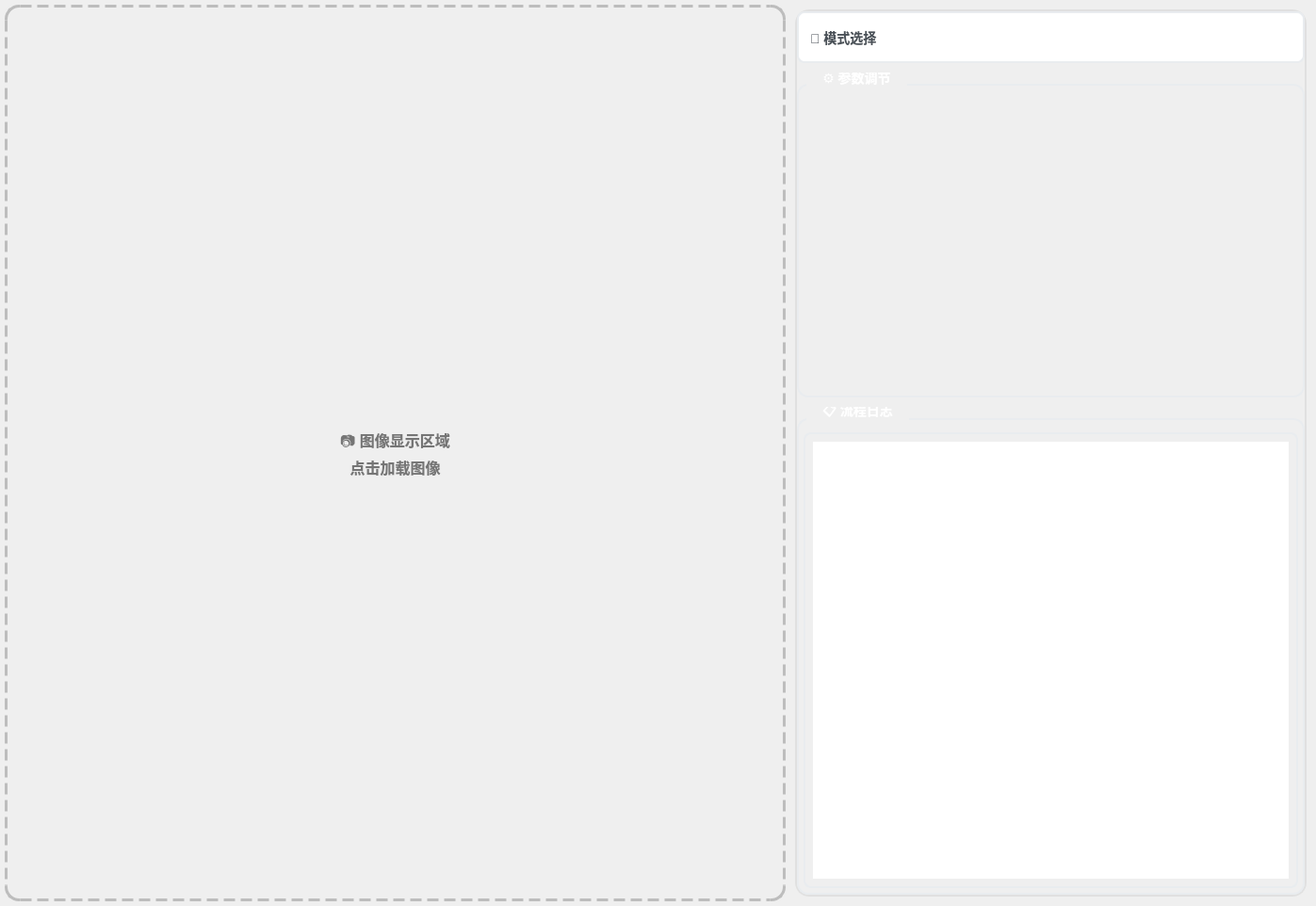
<?xml version="1.0" encoding="UTF-8"?>
<ui version="4.0">
 <class>VisualProcess</class>
 <widget class="QWidget" name="VisualProcess">
  <property name="geometry">
   <rect>
    <x>0</x>
    <y>0</y>
    <width>1397</width>
    <height>962</height>
   </rect>
  </property>
  <property name="windowTitle">
   <string>图像处理工具</string>
  </property>
  <property name="styleSheet">
   <string notr="true">
/* 主窗口样式 */
QWidget#VisualProcess {
    background: qlineargradient(x1: 0, y1: 0, x2: 1, y2: 1,
                               stop: 0 #f5f7fa, stop: 1 #c3cfe2);
    border-radius: 10px;
}

/* 组合框样式 */
QComboBox {
    background: qlineargradient(x1: 0, y1: 0, x2: 0, y2: 1,
                               stop: 0 #ffffff, stop: 1 #f8f9fa);
    border: 2px solid #e9ecef;
    border-radius: 8px;
    padding: 8px 12px;
    font-size: 14px;
    font-weight: 500;
    color: #495057;
    min-height: 35px;
}

QComboBox:hover {
    border-color: #007bff;
    background: qlineargradient(x1: 0, y1: 0, x2: 0, y2: 1,
                               stop: 0 #ffffff, stop: 1 #e3f2fd);
}

QComboBox:focus {
    border-color: #0056b3;
    outline: none;
}

QComboBox::drop-down {
    border: none;
    width: 25px;
}

QComboBox::down-arrow {
    image: url(:/icons/arrow_down.png);
    width: 12px;
    height: 8px;
}

QComboBox QAbstractItemView {
    background-color: #ffffff;
    border: 2px solid #e9ecef;
    border-radius: 8px;
    selection-background-color: #007bff;
    selection-color: white;
    padding: 4px;
}

/* 分组框样式 */
QGroupBox {
    background: qlineargradient(x1: 0, y1: 0, x2: 0, y2: 1,
                               stop: 0 #ffffff, stop: 1 #f8f9fa);
    border: 2px solid #e9ecef;
    border-radius: 12px;
    font-size: 14px;
    font-weight: 600;
    color: #495057;
    margin-top: 12px;
    padding-top: 8px;
}

QGroupBox::title {
    subcontrol-origin: margin;
    subcontrol-position: top left;
    padding: 5px 15px;
    background: qlineargradient(x1: 0, y1: 0, x2: 1, y2: 0,
                               stop: 0 #007bff, stop: 1 #0056b3);
    color: white;
    border-radius: 6px;
    left: 10px;
    top: -8px;
}

/* 框架样式 */
QFrame#frameControls {
    background: qlineargradient(x1: 0, y1: 0, x2: 0, y2: 1,
                               stop: 0 #ffffff, stop: 1 #f1f3f4);
    border: 2px solid #e0e0e0;
    border-radius: 15px;
    margin: 5px;
}

/* 列表视图样式 */
QListWidget {
    background: qlineargradient(x1: 0, y1: 0, x2: 0, y2: 1,
                               stop: 0 #ffffff, stop: 1 #fafbfc);
    border: 2px solid #e9ecef;
    border-radius: 8px;
    padding: 8px;
    font-size: 14px;
    font-family: &quot;Consolas, Monaco, monospace&quot;;
    alternate-background-color: #f8f9fa;
}

QListWidget::item {
    border: 1px solid #E0E0E0;
    padding: 10px 15px;
    border-radius: 8px;
    margin: 3px 2px;
    min-height: 25px;
}

QListWidget::item:hover {
    background: qlineargradient(x1: 0, y1: 0, x2: 0, y2: 1,
                               stop: 0 #e3f2fd, stop: 1 #bbdefb);
    border: 1px solid #42a5f5;
}

QListWidget::item:selected {
    background: qlineargradient(x1: 0, y1: 0, x2: 0, y2: 1,
                               stop: 0 #2196f3, stop: 1 #1976d2);
    color: white;
    border: 1px solid #1565c0;
}

/* 标签样式 */
QLabel#label_ImageDisplay {
    background: qlineargradient(x1: 0, y1: 0, x2: 1, y2: 1,
                               stop: 0 #ffffff, stop: 0.5 #f5f5f5, stop: 1 #e0e0e0);
    border: 3px dashed #bdbdbd;
    border-radius: 15px;
    font-size: 16px;
    font-weight: 500;
    color: #757575;
}

QLabel#label_ImageDisplay:hover {
    border-color: #42a5f5;
    background: qlineargradient(x1: 0, y1: 0, x2: 1, y2: 1,
                               stop: 0 #e3f2fd, stop: 0.5 #f0f8ff, stop: 1 #e1f5fe);
}

/* 工具按钮基础样式 */
QToolButton {
    background: qlineargradient(x1: 0, y1: 0, x2: 0, y2: 1,
                               stop: 0 #ffffff, stop: 1 #f0f0f0);
    border: 2px solid #d0d0d0;
    border-radius: 10px;
    padding: 12px 16px;
    font-size: 14px;
    font-weight: 500;
    color: #333333;
    min-height: 40px;
    min-width: 120px;
}

QToolButton:hover {
    background: qlineargradient(x1: 0, y1: 0, x2: 0, y2: 1,
                               stop: 0 #e3f2fd, stop: 1 #bbdefb);
    border: 2px solid #42a5f5;
    color: #1565c0;
    border-radius: 12px;
}

QToolButton:pressed {
    background: qlineargradient(x1: 0, y1: 0, x2: 0, y2: 1,
                               stop: 0 #1976d2, stop: 1 #1565c0);
    border: 2px solid #0d47a1;
    color: white;
    border-radius: 12px;
}

QToolButton:checked {
    background: qlineargradient(x1: 0, y1: 0, x2: 0, y2: 1,
                               stop: 0 #4caf50, stop: 1 #388e3c);
    border-color: #2e7d32;
    color: white;
}

/* 标签页样式 */
QTabWidget::pane {
    background: qlineargradient(x1: 0, y1: 0, x2: 0, y2: 1,
                               stop: 0 #ffffff, stop: 1 #f8f9fa);
    border: 2px solid #e9ecef;
    border-radius: 10px;
    margin-top: 5px;
}

QTabWidget::tab-bar {
    alignment: center;
}

QTabBar::tab {
    background: qlineargradient(x1: 0, y1: 0, x2: 0, y2: 1,
                               stop: 0 #f8f9fa, stop: 1 #e9ecef);
    border: 2px solid #dee2e6;
    border-bottom: none;
    padding: 10px 20px;
    margin-right: 2px;
    border-top-left-radius: 8px;
    border-top-right-radius: 8px;
    font-weight: 500;
    color: #6c757d;
}

QTabBar::tab:hover {
    background: qlineargradient(x1: 0, y1: 0, x2: 0, y2: 1,
                               stop: 0 #e3f2fd, stop: 1 #bbdefb);
    color: #1565c0;
}

QTabBar::tab:selected {
    background: qlineargradient(x1: 0, y1: 0, x2: 0, y2: 1,
                               stop: 0 #2196f3, stop: 1 #1976d2);
    color: white;
    border-color: #1565c0;
}

/* 滚动条样式 */
QScrollBar:vertical {
    background: #f0f0f0;
    width: 12px;
    border-radius: 6px;
    margin: 0px;
}

QScrollBar::handle:vertical {
    background: qlineargradient(x1: 0, y1: 0, x2: 1, y2: 0,
                               stop: 0 #b0b0b0, stop: 1 #a0a0a0);
    border-radius: 6px;
    min-height: 30px;
}

QScrollBar::handle:vertical:hover {
    background: qlineargradient(x1: 0, y1: 0, x2: 1, y2: 0,
                               stop: 0 #909090, stop: 1 #808080);
}

QScrollBar::add-line:vertical, QScrollBar::sub-line:vertical {
    border: none;
    background: none;
}
   </string>
  </property>
  <layout class="QHBoxLayout" name="horizontalLayout" stretch="3,2">
   <property name="spacing">
    <number>5</number>
   </property>
   <property name="leftMargin">
    <number>5</number>
   </property>
   <property name="topMargin">
    <number>5</number>
   </property>
   <property name="rightMargin">
    <number>5</number>
   </property>
   <property name="bottomMargin">
    <number>5</number>
   </property>
   <item>
    <layout class="QGridLayout" name="gridLayout_ImageDisplay">
     <property name="spacing">
      <number>5</number>
     </property>
     <item row="0" column="0">
      <widget class="QLabel" name="label_ImageDisplay">
       <property name="sizePolicy">
        <sizepolicy hsizetype="Preferred" vsizetype="Expanding">
         <horstretch>0</horstretch>
         <verstretch>0</verstretch>
        </sizepolicy>
       </property>
       <property name="minimumSize">
        <size>
         <width>250</width>
         <height>200</height>
        </size>
       </property>
       <property name="text">
        <string>📷 图像显示区域
点击加载图像</string>
       </property>
       <property name="alignment">
        <set>Qt::AlignCenter</set>
       </property>
      </widget>
     </item>
    </layout>
   </item>
   <item>
    <widget class="QFrame" name="frameControls">
     <property name="sizePolicy">
      <sizepolicy hsizetype="Fixed" vsizetype="Expanding">
       <horstretch>0</horstretch>
       <verstretch>0</verstretch>
      </sizepolicy>
     </property>
     <property name="minimumSize">
      <size>
       <width>500</width>
       <height>0</height>
      </size>
     </property>
     <property name="maximumSize">
      <size>
       <width>600</width>
       <height>16777215</height>
      </size>
     </property>
     <property name="frameShape">
      <enum>QFrame::StyledPanel</enum>
     </property>
     <property name="frameShadow">
      <enum>QFrame::Raised</enum>
     </property>
     <layout class="QVBoxLayout" name="verticalLayout_2" stretch="0,2,3">
      <property name="spacing">
       <number>10</number>
      </property>
      <property name="leftMargin">
       <number>0</number>
      </property>
      <property name="topMargin">
       <number>0</number>
      </property>
      <property name="rightMargin">
       <number>0</number>
      </property>
      <property name="bottomMargin">
       <number>0</number>
      </property>
      <item>
       <widget class="QComboBox" name="comboBoxModels">
        <property name="sizePolicy">
         <sizepolicy hsizetype="Preferred" vsizetype="Fixed">
          <horstretch>0</horstretch>
          <verstretch>0</verstretch>
         </sizepolicy>
        </property>
        <property name="minimumSize">
         <size>
          <width>0</width>
          <height>55</height>
         </size>
        </property>
        <property name="iconSize">
         <size>
          <width>6</width>
          <height>6</height>
         </size>
        </property>
        <item>
         <property name="text">
          <string>🎯 模式选择</string>
         </property>
        </item>
        <item>
         <property name="text">
          <string>📱 读码</string>
         </property>
        </item>
        <item>
         <property name="text">
          <string>📏 测量</string>
         </property>
        </item>
        <item>
         <property name="text">
          <string>🔍 检测</string>
         </property>
        </item>
       </widget>
      </item>
      <item>
       <widget class="QGroupBox" name="groupBoxParams">
        <property name="title">
         <string>⚙️ 参数调节</string>
        </property>
        <layout class="QVBoxLayout" name="verticalLayout_3">
         <property name="spacing">
          <number>10</number>
         </property>
         <property name="leftMargin">
          <number>0</number>
         </property>
         <property name="topMargin">
          <number>0</number>
         </property>
         <property name="rightMargin">
          <number>0</number>
         </property>
         <property name="bottomMargin">
          <number>0</number>
         </property>
         <item>
          <layout class="QVBoxLayout" name="vBoxLayout_Params"/>
         </item>
        </layout>
       </widget>
      </item>
      <item>
       <widget class="QGroupBox" name="groupBoxProcess">
        <property name="minimumSize">
         <size>
          <width>0</width>
          <height>250</height>
         </size>
        </property>
        <property name="title">
         <string>📋 流程日志</string>
        </property>
        <property name="alignment">
         <set>Qt::AlignCenter</set>
        </property>
        <layout class="QVBoxLayout" name="verticalLayout_4">
         <property name="spacing">
          <number>5</number>
         </property>
         <property name="leftMargin">
          <number>5</number>
         </property>
         <property name="topMargin">
          <number>5</number>
         </property>
         <property name="rightMargin">
          <number>5</number>
         </property>
         <property name="bottomMargin">
          <number>5</number>
         </property>
         <item>
          <widget class="QListWidget" name="workflows_listView">
           <property name="sizePolicy">
            <sizepolicy hsizetype="Preferred" vsizetype="Expanding">
             <horstretch>0</horstretch>
             <verstretch>1</verstretch>
            </sizepolicy>
           </property>
           <property name="minimumSize">
            <size>
             <width>0</width>
             <height>200</height>
            </size>
           </property>
           <property name="alternatingRowColors">
            <bool>true</bool>
           </property>
           <property name="wordWrap">
            <bool>true</bool>
           </property>
          </widget>
         </item>
        </layout>
       </widget>
      </item>
     </layout>
    </widget>
   </item>
  </layout>
 </widget>
 <resources/>
 <connections/>
</ui>
